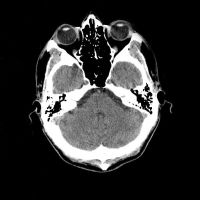
%> input picture 3_ct_simulation/CTLab-Introduction3.jpg, 200 x 200 px
$ octave ct_simulation.m   (GNU Octave 9; MATLAB toolbox functions it lacks are replaced by stand-ins)
%> lines starting %> are read from the running program, lines starting %| are printed output that depends on the picture
### 2_algebraic_reconstruction_technique/detector_position_xy.m
function [det_x, det_y] = detector_position_xy(DCD_mm, ...
                                                angle_deg, ...
                                                n_dexel, ...
                                                dexel_size_mm)
%> called with DCD_mm = 100, angle_deg = 45, n_dexel = 10, dexel_size_mm = 10
% INPUTS
% DCD_mm - detector-center-distance between detector and rotation center
% angle_deg - angle of rotation
% n_dexel - number of dexel
% dexel_size_mm - size fo each dexel in mm
%
% OUTPUTS
% det_x - detector y coordinate
% det_y - detector y coordinate

% width of detector
det_width = n_dexel*dexel_size_mm;

% set initial conditions for x and y values
x = linspace(-det_width/2, det_width/2, n_dexel)';
y = -DCD_mm*ones(n_dexel,1);

% initiate final x and y arrays for the detectors
det_x = zeros(n_dexel,1);
det_y = zeros(n_dexel,1);

% calculate the new x and y values for the detector for the rotation angle
for i = 1:n_dexel
    [det_x(i),det_y(i)] = rotate_xy(x(i),y(i),-angle_deg);
end

end

### 1_ct_simulation/line_integral_rc.m
function p = line_integral_rc(data, source_r, source_c, dexel_r, dexel_c)
%> called with source_r = 1.7, source_c = 4.5, dexel_r = 1.7, dexel_c = 0.5
% INPUTS
% data - data matrix to simulate ct imaging through
% source_r - r coordinate for the x-ray beam source
% source_c - c coordinate for the x-ray beam source
% dexel_r - r coordinate for the x-ray beam detector
% dexel_c - c coordinate for the x-ray beam detector
%
% OUTPUTS
% p - attenuation signal for the x-ray beam at the detector

% extract size of data for limits to simulation
[data_x,data_y] = size(data);

% Initiate p to iterate a summation
p = 0;

% source location
b = [source_c source_r];

% x-ray beam vector
d = [dexel_c-source_c dexel_r-source_r];

% x-ray beam vector magnitude
norm_scalar = sqrt( (dexel_c-source_c)^2 + (dexel_r-source_r)^2 );

% normalized x-ray beam vector
d_norm = d/norm_scalar;

% iteration
delta_s = .05;

% for loop to iterate value of p over entire d vector
for i = 0:norm_scalar/delta_s
    c = round(b(1)); % c coordinate for the data vector at current position
    r = round(b(2)); % r coordinate for the data vector at current position
    b = b + delta_s*d_norm; % increase point b from source to detector

    % increase p only if position is within the data matrix
    if (0<c) && (c<=data_x) && (0<r) && (r<=data_y)
        p = p + delta_s*data(r,c); % iterate the value of p
    else
        continue
    end
end

end

### 2_algebraic_reconstruction_technique/x_to_c.m
function pos_c = x_to_c(pos_x, data, pixel_size_mm)
% INPUTS
% pos_x - x position coordinate
% data - image matrix
% pixel_size_mm - pixel size in mm
%
% OUTPUTS
% pos_c - new c coordinate


% extract x-coords of data matrix
[data_x,~] = size(data);

% calculate shift in coordinate systems
shift = (data_x/2) + 0.5;

% calculate new coordinate, negative for inversion between coordinates
pos_c = pos_x/pixel_size_mm + shift;

end

### 1_ct_simulation/line_integral_xy.m
function p = line_integral_xy(data, pixel_size_mm, ...
                                source_x, source_y, ...
                                dexel_x, dexel_y)
% INPUTS
% data - data matrix to simulate ct imaging through
% pixel_size_mm - size of the pixels in mm
% source_x - x coordinate for the x-ray beam source
% source_y - y coordinate for the x-ray beam source
% dexel_x - x coordinate for the x-ray beam detector
% dexel_y - y coordinate for the x-ray beam detector
%
% OUTPUTS
% p - attenuation signal for the x-ray beam at the detector


% convert the source coordinates from x,y to r,c
source_c = x_to_c(source_x, data, pixel_size_mm);
source_r = y_to_r(source_y, data, pixel_size_mm);

% convert the detector coordinates from x,y to r,c
dexel_c = x_to_c(dexel_x, data, pixel_size_mm);
dexel_r = y_to_r(dexel_y, data, pixel_size_mm);

% perform line integration
p = line_integral_rc(data,source_r, source_c, dexel_r, dexel_c);

% convert to cm
% p = p*pixel_size_mm/10;

end

### 2_algebraic_reconstruction_technique/y_to_r.m
function pos_r = y_to_r(pos_y, data, pixel_size_mm)
% INPUTS
% pos_y - y position coordinate
% data - image matrix
% pixel_size_mm - pixel size in mm
%
% OUTPUTS
% pos_r - new r coordinate


% extract y-coords of data matrix
[~,data_y] = size(data);

% calculate shift in coordinate systems
shift = (data_y/2) + 0.5;

% calculate new coordinate
pos_r = pos_y/-pixel_size_mm + shift;

end

### 1_ct_simulation/view.m
function P = view(image_data, FCD_mm, DCD_mm, angle_deg, n_dexel, ...
                  dexel_size_mm, pixel_size_mm)
% INPUTS
% image_data - image matrix
% FCD_mm - distance from x-ray source to center
% DCD_mm - distance from x-ray source to center
% angle_deg - angle of rotation for source and detectors
% n_dexel - number of detectors
% dexel_size_mm - size of each detector in mm
% pixel_size_mm - size of the pixels in mm
%
% OUTPUTS
% P - attenuation signals for the x-ray beam across all detectors

% store image data
data = image_data;

% calculate position of tube and all detectors
[source_x,source_y] = tube_position_xy(FCD_mm, angle_deg);

% find positions for detector elements
[det_x,det_y] = detector_position_xy(DCD_mm, angle_deg, ...
                                     n_dexel, dexel_size_mm);

% iterate over all detectors to calculate attenuation array

% initiate attenuation array
P = zeros(n_dexel,1);

for i = 1:n_dexel
    % store each single measuerment in P
    P(i) = line_integral_xy(data, pixel_size_mm, source_x, source_y, ...
                            det_x(i), det_y(i));
end

end

### 2_algebraic_reconstruction_technique/rotate_xy.m
function [new_x, new_y] = rotate_xy(x, y, angle_deg)
% INPUTS
% x - x position coordinate
% y - y position coordinate
% angle_deg - angle to rotate through (degrees)
%
% OUTPUTS
% pos_r - new r coordinate

% calculate sin and cos for given angle
sin_angle = sind(angle_deg);
cos_angle = cosd(angle_deg);

% calculate rotation using a 2x2 rotation matrix
new_x = x*cos_angle - y*sin_angle;
new_y = x*sin_angle + y*cos_angle;

end

### 1_ct_simulation/simulation.m
function sinogram = simulation(image_data, FCD_mm, DCD_mm, angles_deg, ...
                               n_dexel, dexel_size_mm, pixel_size_mm)
% INPUTS
% image_data - image matrix
% FCD_mm - distance from x-ray source to center
% DCD_mm - distance from x-ray source to center
% angles_deg - array of angles of rotation for source and detectors
% n_dexel - number of detectors
% dexel_size_mm - size of each detector in mm
% pixel_size_mm - size of the pixels in mm
%
% OUTPUTS
% P - attenuation signals for the x-ray beam across all detectors

% define number of iterations
[~,n_angles] = size(angles_deg);

% initiate final sinogram matrix
sinogram = zeros(n_angles,n_dexel);

% loop over all angles and create sinogram matrix
for i = 1:n_angles
    sinogram(i,:) = sim_view(image_data, FCD_mm, DCD_mm, angles_deg(i), ...
                       n_dexel, dexel_size_mm, pixel_size_mm);
end

end

### tube_position_xy.m
function [tube_x, tube_y] = tube_position_xy(FCD_mm, angle_deg)
% INPUTS
% FCD_mm - focus center distance (distance between the rotation center and
% the source
% angle_deg - angle to rotate through (degrees)
%
% OUTPUTS
% tube_x - new x coordinate for xray tube
% tube_y - new y coordinate for xray tube


tube_x = FCD_mm*sind(angle_deg);
tube_y = FCD_mm*cosd(-angle_deg);

end

### 1_ct_simulation/sim_view.m
function P = sim_view(image_data, FCD_mm, DCD_mm, angle_deg, n_dexel, ...
                  dexel_size_mm, pixel_size_mm)
% INPUTS
% image_data - image matrix
% FCD_mm - distance from x-ray source to center
% DCD_mm - distance from x-ray source to center
% angle_deg - angle of rotation for source and detectors
% n_dexel - number of detectors
% dexel_size_mm - size of each detector in mm
% pixel_size_mm - size of the pixels in mm
%
% OUTPUTS
% P - attenuation signals for the x-ray beam across all detectors

% store image data
data = image_data;

% calculate position of tube and all detectors
[source_x,source_y] = tube_position_xy(FCD_mm, angle_deg);

% find positions for detector elements
[det_x,det_y] = detector_position_xy(DCD_mm, angle_deg, ...
                                     n_dexel, dexel_size_mm);

% iterate over all detectors to calculate attenuation array

% initiate attenuation array
P = zeros(n_dexel,1);

for i = 1:n_dexel
    % store each single measuerment in P
    P(i) = line_integral_xy(data, pixel_size_mm, source_x, source_y, ...
                            det_x(i), det_y(i));
end

end

### 3_ct_simulation/ct_simulation.m
%% Signals and Systems - Advanced Simulation of CT

clc
clear
close all

%% Part 1 - Basic coordinate system and its orientation

%% Part 2 - Adding x/y system

data = zeros(5,5);
x_to_c( 6.0, data, 3.0); % result: 5
x_to_c( 0.0, data, 3.0); % result: 3
x_to_c(-7.5, data, 3.0); % result: 0.5
y_to_r( 0.0, data, 6.0); % result: 3
y_to_r(15.0, data, 6.0); % result: 0.5

%% Part 3 - Create x-ray source

[new_x,new_y] = rotate_xy(0,1,270);

FCD_mm = 10;
[x,y] = tube_position_xy(FCD_mm, 0);
disp(x), disp(y)
[x,y] = tube_position_xy(FCD_mm, 135);
disp(x), disp(y)
[x,y] = tube_position_xy(FCD_mm, -45);
disp(x), disp(y)

%% Part 4 - Create the detector

DCD_mm = 100;
angle_deg = 45;
n_dexel = 10;
dexel_size_mm = 10;

[x,y] = detector_position_xy(DCD_mm, angle_deg, n_dexel, dexel_size_mm);
plot(x,y,'r*')
xlim([-150, 150])
ylim([-150, 150])
title('Detector Array')

%% Part 5 - Line integral through an array

data = [0, 0, 0, 0
        0, 5, 2, 0
        0, 1, 3, 0
        0, 0, 0, 0];

source_r=1.7; source_c=4.5; dexel_r=1.7; dexel_c=0.5; % p -> 7.15
% source_r=3.0; source_c=0.5; dexel_r=3.0; dexel_c=4.5; % p -> 4.15
% source_r=4.5; source_c=0.5; dexel_r=0.5; dexel_c=4.5; % p -> 4.20
% source_r=4.5; source_c=3.5; dexel_r=0.5; dexel_c=1.5; % p -> 9.05

p = line_integral_rc(data, source_r, source_c, dexel_r, dexel_c);
disp(p)

%% Part 6 - Extend the integration function

data = [0, 0, 0, 0
        0, 5, 2, 0
        0, 1, 3, 0
        0, 0, 0, 0];

source_x=7.5; source_y=1.7; dexel_x=-7.5; dexel_y=1.7; pixel_size_mm = 3;
    % p -> 7.15

% p2 = line_integral_xy(data, pixel_size_mm,source_x, source_y, dexel_x, dexel_y);

% convert the source coordinates from x,y to r,c
source_c = x_to_c(source_x, data, pixel_size_mm);
source_r = y_to_r(source_y, data, pixel_size_mm);

% convert the detector coordinates from x,y to r,c
dexel_c = x_to_c(dexel_x, data, pixel_size_mm);
dexel_r = y_to_r(dexel_y, data, pixel_size_mm);

% perform line integration
p2 = line_integral_rc(data,source_r, source_c, dexel_r, dexel_c);

%% Part 7 - Simulation for one view

image = imread('CTLab-Introduction3.jpg');
%> image is the input picture: size 200x200x3 uint8; min 0, max 255, mean 51.5

image = image(:,:,1);
%> image: size 200x200 uint8

image = double(image);
%> image: size 200x200 double
image = image / max(max(image));
image = image * 0.4;
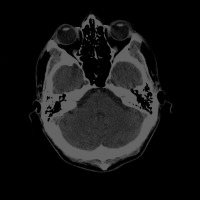
%> image: size 200x200 double; min 0, max 0.4, mean 0.0808

[n_r, ~] = size(image);
%> n_r = 200
n_pixel = n_r;
%> n_pixel = 200

FCD_mm = 300;
DCD_mm = 300;

angle_deg=45;

n_dexel=200;

image_size_mm = 300;

detector_size_mm = 600;

dexel_size_mm = detector_size_mm / n_dexel;
pixel_size_mm = image_size_mm / n_pixel;
%> pixel_size_mm = 1.5

p = view(image, FCD_mm, DCD_mm, angle_deg, n_dexel, dexel_size_mm, pixel_size_mm);
%> the loop in view, `for i = 1:n_dexel` made 200 passes
%> (dexel_c in line_integral_xy, dexel_r in line_integral_xy) on passes 1 to 3: (-182.3, 100.5), (-180.9, 101.9), (-179.5, 103.3)

figure()
plot(p)
title('Projection')

figure()
imagesc(image)
title('Initial Image')
colormap gray(256)
axis off

%% Part 8 - Complete Simulation

image = imread('CTLab-Introduction3.jpg');

image = image(:,:,1);

image = double(image);
image = image / max(max(image));
image = image * 0.4;

[n_r, n_x] = size(image);
n_pixel = n_r;

FCD_mm = 300;
DCD_mm = 300;

n_dexel=200;

image_size_mm = 300;

detector_size_mm = 600;

dexel_size_mm = detector_size_mm / n_dexel;
pixel_size_mm = image_size_mm / n_pixel;

angles_deg = 0:2:359;

sino = simulation(image, FCD_mm, DCD_mm, angles_deg, n_dexel, dexel_size_mm, pixel_size_mm);
%> (the run ends here)
